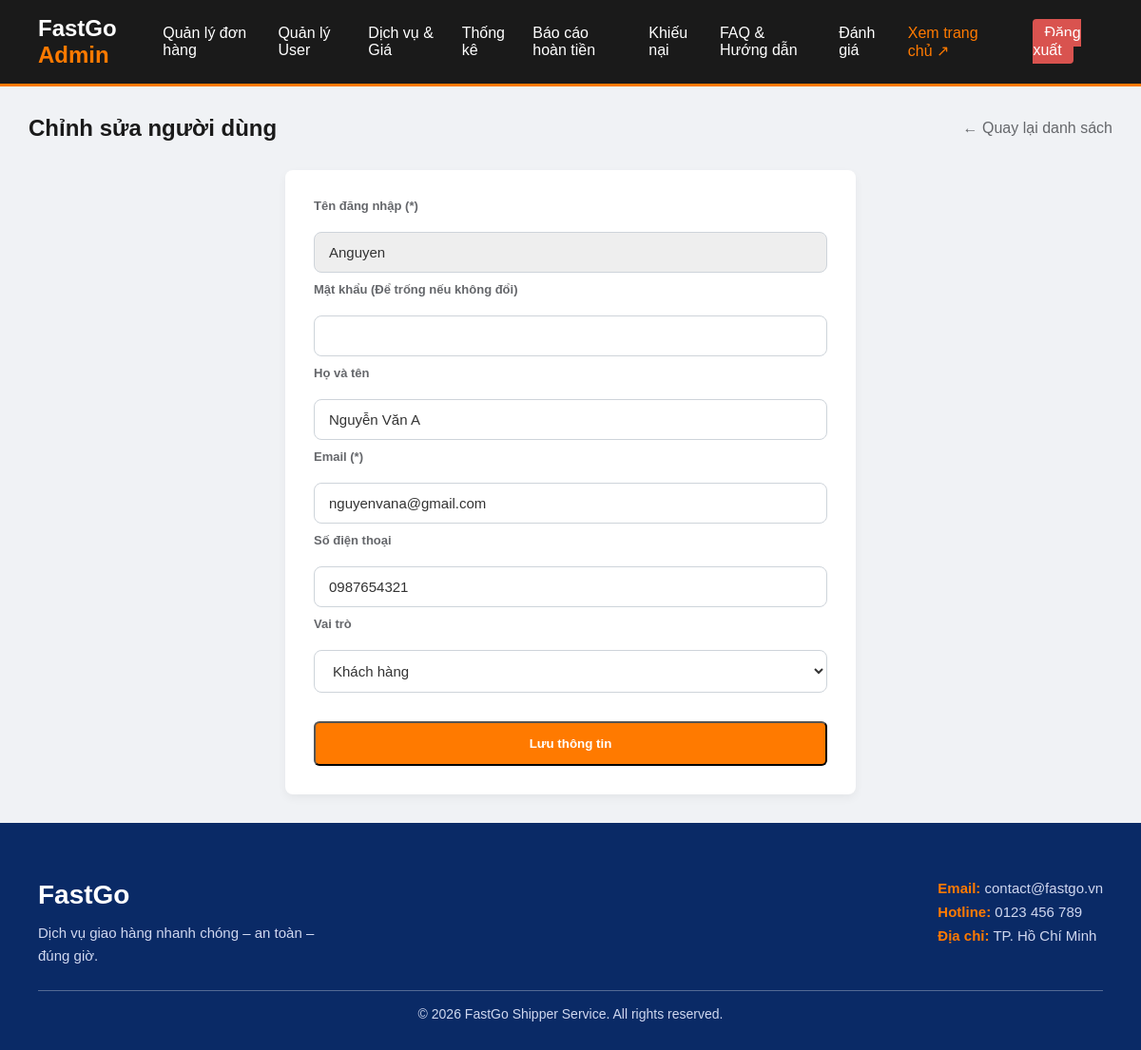
/user_form.php?id=2 (signed in), run on the app's committed database.
### tables this page shows
CREATE TABLE `users` (
    `id` int(11) NOT NULL,
    `username` varchar(50) NOT NULL,
    `fullname` varchar(100) DEFAULT NULL,
    `phone` varchar(20) DEFAULT NULL,
    `password` varchar(255) NOT NULL,
    `role` enum(
        'customer',
        'admin',
        'shipper'
    ) DEFAULT 'customer',
    `created_at` timestamp NOT NULL DEFAULT current_timestamp(),
    `email` varchar(255) DEFAULT NULL,
    `company_name` varchar(255) DEFAULT NULL,
    `tax_code` varchar(50) DEFAULT NULL,
    `company_address` text DEFAULT NULL,
    `is_locked` tinyint(1) NOT NULL DEFAULT 0,
    `lock_reason` varchar(255) DEFAULT NULL,
    `is_approved` tinyint(1) NOT NULL DEFAULT 1
);

### user_form.php (the view, shortened to what this page needs)
<?php
require_once 'config/db.php';
$id = isset($_GET['id']) ? intval($_GET['id']) : 0;
$user = ['username' => '', 'fullname' => '', 'email' => '', 'phone' => '', 'role' => 'customer', 'is_locked' => 0];
$is_edit = false;
if ($id > 0) {
    $is_edit = true;
    $res = $conn->query("SELECT * FROM users WHERE id = $id");
    if ($res->num_rows > 0) {
        $user = $res->fetch_assoc();
    } else {
        die("Người dùng không tồn tại.");
    }
}
?>
<!DOCTYPE html>
<html lang="vi">
<head>
    <link rel="stylesheet" href="assets/css/styles.css?v=<?php echo time(); ?>">
    <link rel="stylesheet" href="assets/css/admin.css?v=<?php echo time(); ?>">
</head>
<body>
    <?php include 'includes/header_admin.php'; ?>
    <main class="admin-container">
        <div class="page-header">
            <h2 class="page-title">
                <?php echo $is_edit ? 'Chỉnh sửa người dùng' : 'Tạo người dùng mới'; ?>
            </h2>
            <a href="users_manage.php" class="back-link">← Quay lại danh sách</a>
        </div>
        <form method="POST"
            style="background:#fff; padding:30px; border-radius:8px; max-width:600px; margin:0 auto; box-shadow:0 4px 10px rgba(0,0,0,0.05);">
            <div class="form-group"><label>Tên đăng nhập (*)</label><input type="text" name="username"
                    value="<?php echo htmlspecialchars($user['username']); ?>" <?php echo $is_edit ? 'readonly style="background:#eee;"' : 'required'; ?>></div>
            <div class="form-group"><label>Mật khẩu
                    <?php echo $is_edit ? '(Để trống nếu không đổi)' : '(*)'; ?>
                </label><input type="password" name="password" <?php echo $is_edit ? '' : 'required'; ?>></div>
            <div class="form-group"><label>Họ và tên</label><input type="text" name="fullname"
                    value="<?php echo htmlspecialchars($user['fullname']); ?>"></div>
            <div class="form-group"><label>Email (*)</label><input type="email" name="email"
                    value="<?php echo htmlspecialchars($user['email']); ?>" required></div>
            <div class="form-group"><label>Số điện thoại</label><input type="text" name="phone"
                    value="<?php echo htmlspecialchars($user['phone']); ?>"></div>
            <div class="form-group"><label>Vai trò</label>
                <select name="role">
                    <option value="customer" <?php if ($user['role'] == 'customer')
                        echo 'selected'; ?>>Khách hàng
                    </option>
                </select>
            </div>
            <button type="submit" class="btn-primary" style="width:100%; margin-top:20px;">Lưu thông tin</button>
        </form>
    </main>
    <?php include 'includes/footer.php'; ?>
</body>
</html>

### assets/css/styles.css (style rules this page uses)
* { margin: 0; padding: 0; box-sizing: border-box; font-family: "Poppins", sans-serif; }
.btn-primary { background-color: #ffcc00; color: #000; padding: 12px 24px; border-radius: 6px; font-weight: 600; text-decoration: none; }
.btn-primary { display: inline-block; background-color: #ff7a00; color: #ffffff; padding: 14px 28px; border-radius: 6px; text-decoration: none; font-weight: 600; }
.form-group { display: flex; flex-direction: column; gap: 12px; margin-bottom: 10px; }
.form-group input, .form-group select, .form-row input, .form-row select, #contact-form textarea { width: 100%; padding: 12px 15px; border-radius: 8px; border: 1px solid #ced4da; font-size: 15px; color: #333; background-color: #ffffff; transition: all 0.3s ease; }
main { padding: 80px 40px; max-width: 900px; margin: 0 auto; }
.form-group { display: flex; flex-direction: column; }

### assets/css/admin.css (style rules this page uses)
body { background-color: #f0f2f5; font-family: "Inter", "Segoe UI", Roboto, Helvetica, Arial, sans-serif; color: #1c1e21; }
.admin-container { padding: 30px; max-width: 1400px; margin: 0 auto; }
.page-header { display: flex; justify-content: space-between; align-items: center; margin-bottom: 30px; }
.page-title { font-size: 24px; font-weight: 700; color: #1a1a1a; margin: 0; }
.back-link { color: #65676b; text-decoration: none; font-weight: 500; transition: color 0.2s; }
.form-group label { display: block; font-size: 13px; font-weight: 600; color: #65676b; margin-bottom: 8px; }

### data on the page
users: username "Anguyen", fullname "Nguyễn Văn A", email "nguyenvana@gmail.com", phone "0987654321", role "Khách hàng"
